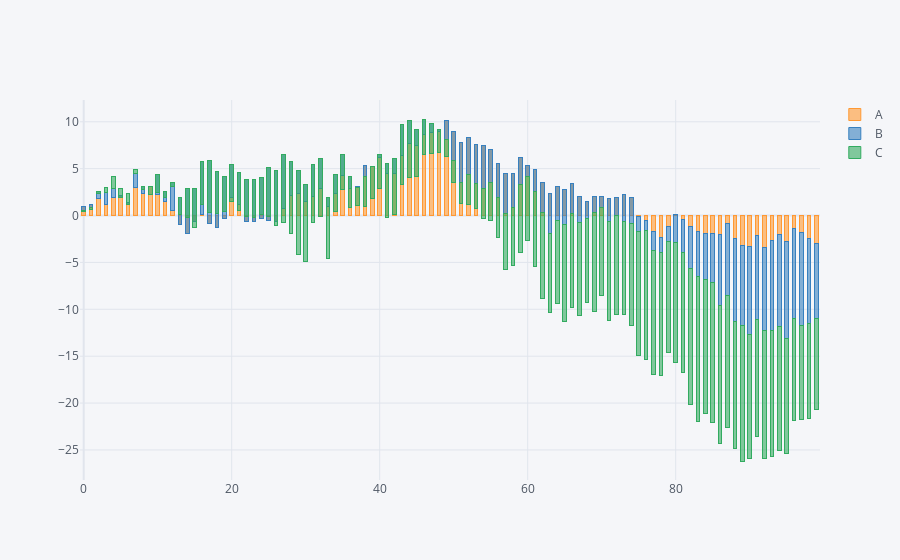

The code cell stored with this chart in its notebook:
### Code cell
# set different theme
cf.set_config_file(theme='henanigans')
df.iplot(kind='bar', barmode='stack', bargap=0.5)
